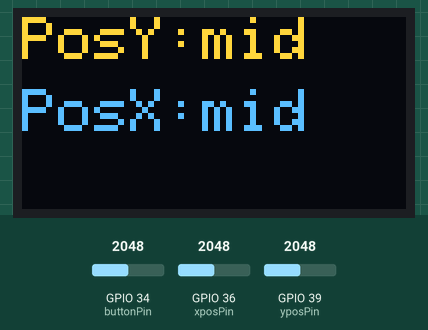
A sketch run on a simulated ESP32. Shown: 128×64 one-colour display. The test bench sets the inputs (shaded band); at power-on: GPIO 34 (buttonPin) = 2048, GPIO 36 (xposPin) = 2048, GPIO 39 (yposPin) = 2048. The OLED is the two-colour kind (top 16 rows yellow); what the sketch prints to the serial monitor is not drawn.

Above: at 1.2 s.
1.3 s: GPIO 34 (buttonPin) set to 0
At 2.6 s:
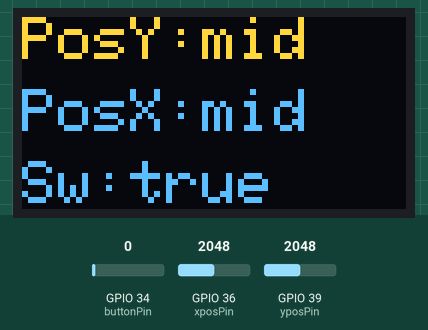
2.9 s: GPIO 36 (xposPin) set to 0
At 4.1 s:
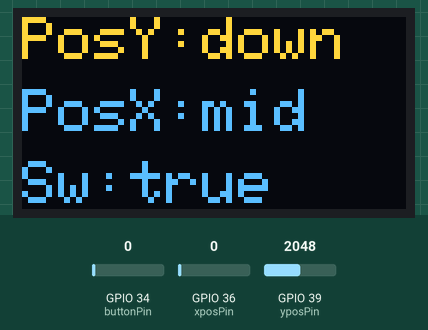
4.4 s: GPIO 39 (yposPin) set to 0
At 5.6 s:
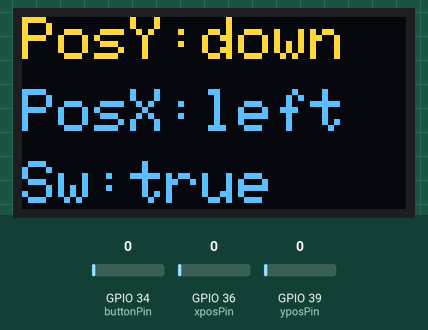
5.9 s: GPIO 34 (buttonPin) set to 491
At 6.3 s:
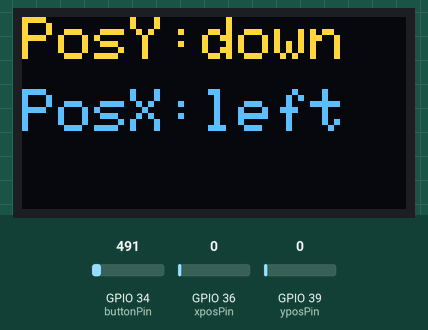
7.4 s: GPIO 36 (xposPin) set to 491
At 7.9 s:
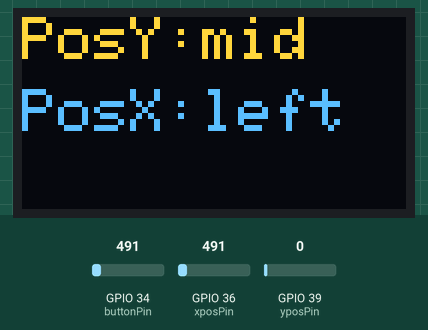
8.9 s: GPIO 39 (yposPin) set to 4095
At 9.6 s:
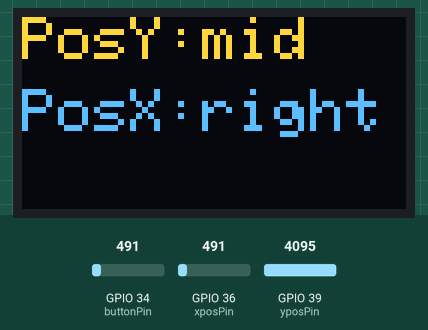
Timing chart, 0 to 11.5 s (numbered marks = the images above; inputs shaded):
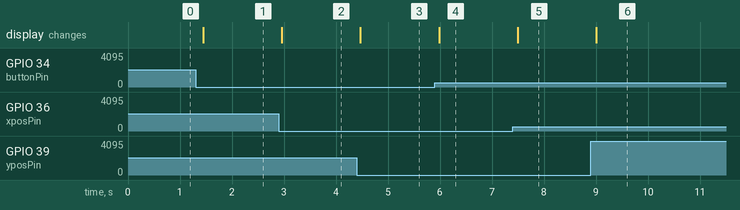

The sketch:

Joystick_Display.ino
```cpp
// OLED
#define SCREEN_WIDTH 128
#define SCREEN_HEIGHT 64
#define OLED_RESET -1
#include <Wire.h>
#include <Adafruit_GFX.h>
#include <Adafruit_SSD1306.h>
Adafruit_SSD1306 display(SCREEN_WIDTH, SCREEN_HEIGHT, &Wire, OLED_RESET);
bool OLEDStatus = true;

// Joystick
#define xposPin 36
#define yposPin 39
#define buttonPin 34
int vrx, vry, sw;

void OLED_Display();

void setup()
{
	// OLED init
	Serial.begin(9600);
	Wire.begin(21, 22);
	if (!display.begin(SSD1306_SWITCHCAPVCC, 0x3c))
	{
		Serial.println(F("SSD1306 allocation failed"));
		OLEDStatus = false;
	}
	display.clearDisplay();
}

void loop()
{
	// Joystick
	vrx = analogRead(xposPin);
	vry = analogRead(yposPin);
	sw = analogRead(buttonPin);
	char buf[100];
	sprintf(buf, "VRx=%d, VRy=%d, SW=%d", vrx, vry, sw);
	Serial.println(buf);

	OLED_Display();

	delay(100);
}

void OLED_Display()
{

	display.clearDisplay();
	display.setCursor(0, 0);
	display.setTextSize(2);
	display.setTextColor(WHITE);

	if (!vrx)
	{
		display.println("PosY:down");
	}
	else if (vrx == 4095)
	{
		display.println("PosY:up");
	}
	else
	{
		display.println("PosY:mid");
	}

	display.setCursor(0, 24);
	display.setTextSize(2);
	display.setTextColor(WHITE);
	if (!vry)
	{
		display.println("PosX:left");
	}
	else if (vry == 4095)
	{
		display.println("PosX:right");
	}
	else
	{
		display.println("PosX:mid");
	}

	display.setCursor(0, 48);
	display.setTextSize(2);
	display.setTextColor(WHITE);
	if (!sw)
	{
		display.println("Sw:true");
	}
	else if (sw == 4095)
	{
		display.println("Sw:false");
	}

	display.display();
}
```

Measured:
- after the input at 1.3 s, the display: changes after 0.14 s (image 1)
- after the input at 2.9 s, the display: changes after 0.06 s (image 2)
- after the input at 4.4 s, the display: changes after 0.07 s (image 3)
- after the input at 5.9 s, the display: changes after 0.08 s (image 4)
- after the input at 7.4 s, the display: changes after 0.10 s (image 5)
- after the input at 8.9 s, the display: changes after 0.11 s (image 6)
